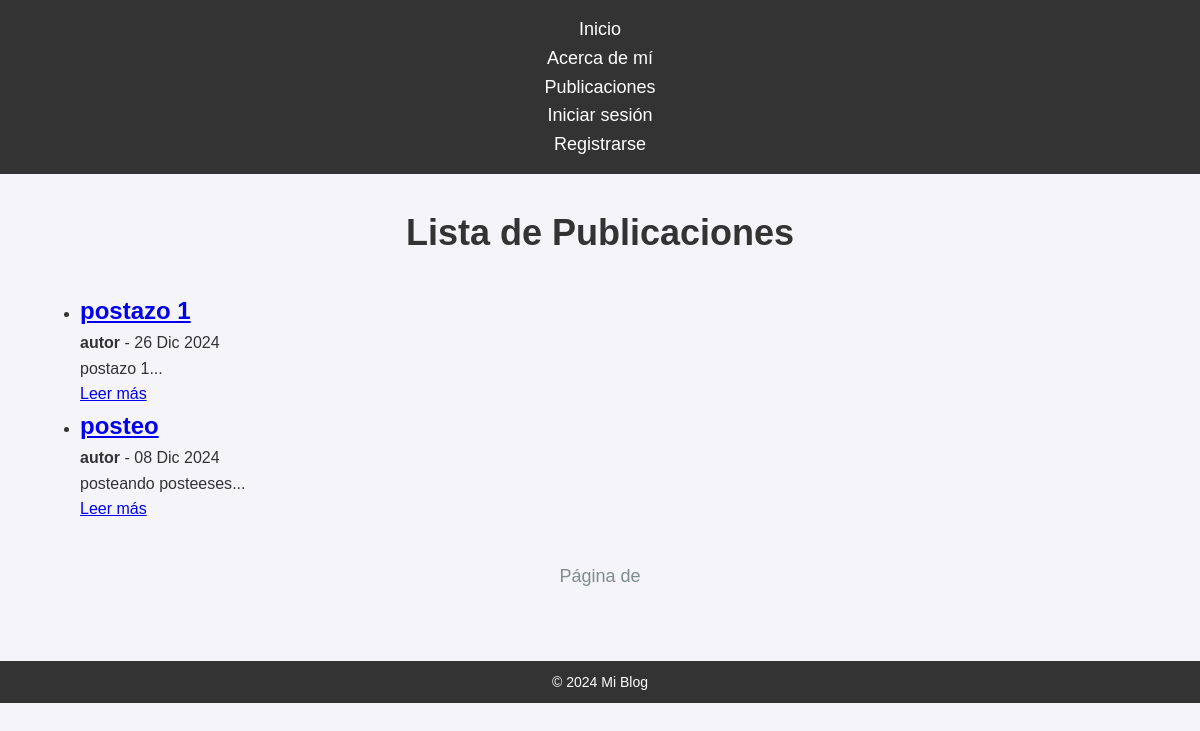
Before: / with the older database file.
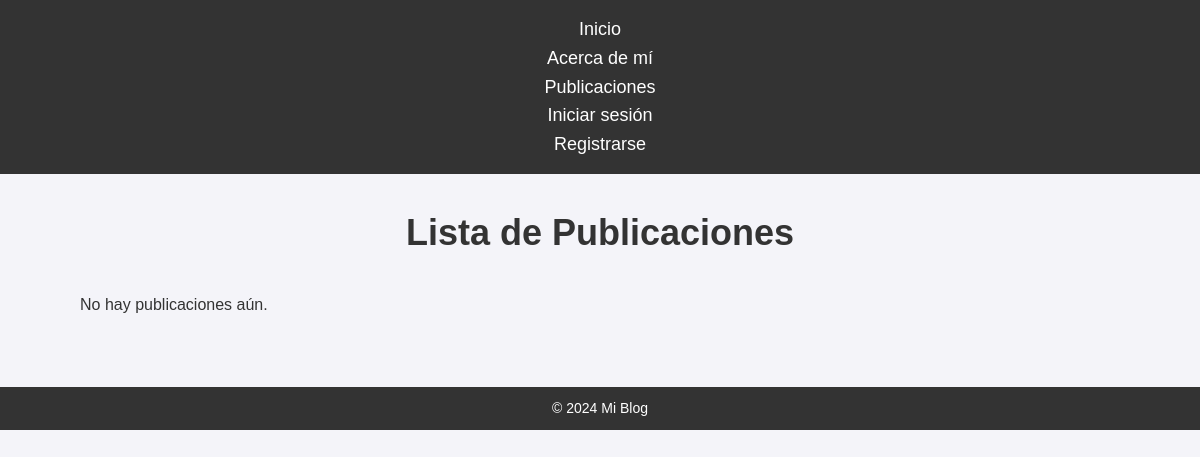
After: the same page with the newer database file.
### blog/models.py (models this page shows, shortened)
class Post(models.Model):
    title = models.CharField(max_length=200, verbose_name="Título")
    content = models.TextField(verbose_name="Contenido")
    created_at = models.DateTimeField(auto_now_add=True, verbose_name="Fecha de creación")
    updated_at = models.DateTimeField(auto_now=True, verbose_name="Última actualización")
    author = models.ForeignKey(
        Author,
        on_delete=models.CASCADE,
        related_name="posts",
        verbose_name="Autor",
    )  # Relación con Author
    category = models.ManyToManyField(
        Category,
        related_name="posts",
        verbose_name="Categorías",
    )  # Relación ManyToMany con Category
    class Meta:
        verbose_name = "Publicación"
        verbose_name_plural = "Publicaciones"
        ordering = ["-created_at"]

class Author(models.Model):
    name = models.CharField(max_length=100, verbose_name="Nombre")
    email = models.EmailField(null=True, blank=True)  # Permitir valores nulos y en blanco
    bio = models.TextField(blank=True, verbose_name="Biografía")  # Solo 'blank=True' es suficiente
    class Meta:
        verbose_name = "Autor"
        verbose_name_plural = "Autores"

### blog/views.py (the view)
# urls.py: path('', views.PostListView.as_view(), name='home'),
class PostListView(ListView):
    model = Post
    template_name = 'blog/home.html'
    context_object_name = 'posts'
    paginate_by = 5
    def get_queryset(self):
        return Post.objects.all().order_by('-created_at')

### blog/templates/blog/home.html (shortened to what this page needs)
{% extends 'blog/base.html' %}
{% block content %}
    <h1>Lista de Publicaciones</h1>
    {% if posts %}
        <ul>
            {% for post in posts %}
                <li>
                    <h2><a href="{% url 'post_detail' post.pk %}">{{ post.title }}</a></h2>
                    <p><strong>{{ post.author.name }}</strong> - {{ post.created_at|date:"d M Y" }}</p>
                    <p>{{ post.content|slice:":200" }}...</p>
                    <a href="{% url 'post_detail' post.pk %}">Leer más</a>
                </li>
            {% endfor %}
        </ul>
        <div class="pagination">
            <span>Página {{ posts.number }} de {{ posts.paginator.num_pages }}</span>
        </div>
    {% else %}
        <p>No hay publicaciones aún.</p>
    {% endif %}
{% endblock %}

### blog/templates/blog/base.html (shortened to what this page needs)
{% load static %}
<!DOCTYPE html>
<html lang="en">
<head>
    <link rel="stylesheet" href="{% static 'css/styles.css' %}">
</head>
<body>
    <header>
        <nav>
            <ul>
                <li><a href="{% url 'home' %}">Inicio</a></li>
                <li><a href="{% url 'about' %}">Acerca de mí</a></li>
                <li><a href="{% url 'pages' %}">Publicaciones</a></li>
                {% if user.is_authenticated %}
                    <li><a href="{% url 'profile' %}">Perfil</a></li>
                    <form action="{% url 'logout' %}" method="POST" style="display:inline;">
                        {% csrf_token %}
                        <button type="submit">Cerrar sesión</button>
                    </form>
                {% else %}
                    <li><a href="{% url 'login' %}">Iniciar sesión</a></li>
                    <li><a href="{% url 'signup' %}">Registrarse</a></li>
                {% endif %}
            </ul>
        </nav>
    </header>
    <main>
        {% block content %}
        {% endblock %}
    </main>
    <footer>
        <p>&copy; 2024 Mi Blog</p>
    </footer>
</body>
</html>

### static/css/styles.css (style rules this page uses)
* { margin: 0; padding: 0; box-sizing: border-box; font-family: Arial, sans-serif; }
body { background-color: #f4f4f9; color: #333; font-size: 16px; line-height: 1.6; }
header { background-color: #333; color: white; padding: 15px 0; }
header nav { text-align: center; }
header nav a { color: white; text-decoration: none; margin: 0 15px; font-size: 18px; }
main { padding: 30px; max-width: 1100px; margin: 0 auto; }
h1 { font-size: 36px; margin-bottom: 30px; text-align: center; color: #333; }
footer { background-color: #333; color: white; text-align: center; padding: 10px; margin-top: 40px; }
footer p { font-size: 14px; }

Changed rows visible on the page:
removed Post: title "postazo 1", author.name "autor", created_at "26 Dic 2024", content "postazo 1"
removed Post: title "posteo", author.name "autor", created_at "08 Dic 2024", content "posteando posteeses"
Other visible differences:
text no longer shown: "Página de"
text now shown: "No hay publicaciones aún."
